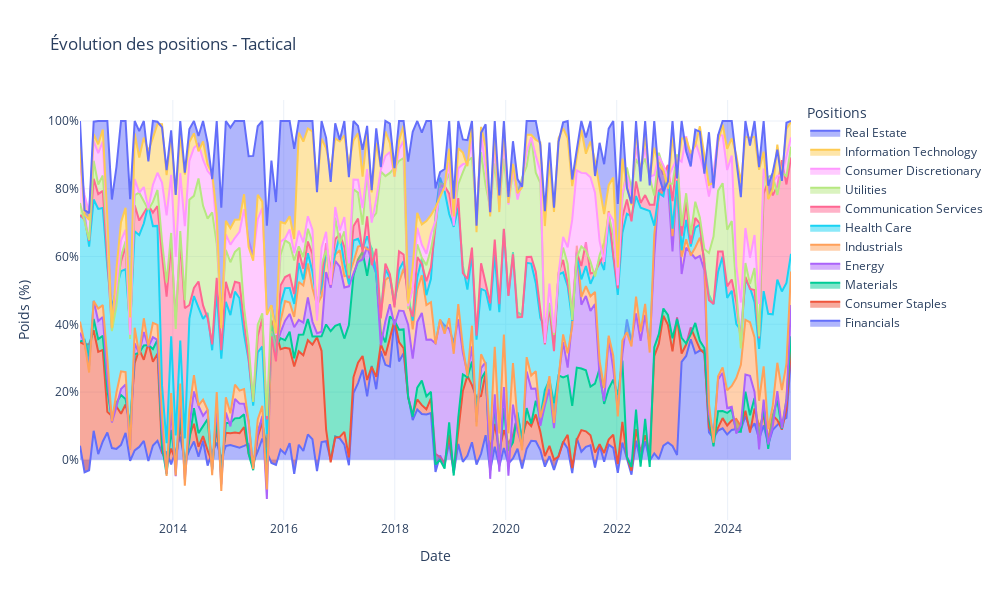

Notebook code for this chart:
### Code cell
MSM.positions("tactical")

### Figure 1 — Plotly figure (JSON) as saved in the notebook; plotly's stock layout.template omitted (floating-point values rounded to 4 significant figures; data arrays with more than 128 entries replaced by an {"elided": "..."} marker saying what was removed)
{"data": [{"hovertemplate": "%{text}<extra></extra>", "mode": "lines", "name": "Financials", "stackgroup": "one", "text": {"elided": "157 str values"}, "type": "scatter", "x": {"elided": "157 str values"}, "y": {"elided": "157 float values"}}, {"hovertemplate": "%{text}<extra></extra>", "mode": "lines", "name": "Consumer Staples", "stackgroup": "one", "text": {"elided": "157 str values"}, "type": "scatter", "x": {"elided": "157 str values"}, "y": {"elided": "157 float values"}}, {"hovertemplate": "%{text}<extra></extra>", "mode": "lines", "name": "Materials", "stackgroup": "one", "text": {"elided": "157 str values"}, "type": "scatter", "x": {"elided": "157 str values"}, "y": {"elided": "157 float values"}}, {"hovertemplate": "%{text}<extra></extra>", "mode": "lines", "name": "Energy", "stackgroup": "one", "text": {"elided": "157 str values"}, "type": "scatter", "x": {"elided": "157 str values"}, "y": {"elided": "157 float values"}}, {"hovertemplate": "%{text}<extra></extra>", "mode": "lines", "name": "Industrials", "stackgroup": "one", "text": {"elided": "157 str values"}, "type": "scatter", "x": {"elided": "157 str values"}, "y": {"elided": "157 float values"}}, {"hovertemplate": "%{text}<extra></extra>", "mode": "lines", "name": "Health Care", "stackgroup": "one", "text": {"elided": "157 str values"}, "type": "scatter", "x": {"elided": "157 str values"}, "y": {"elided": "157 float values"}}, {"hovertemplate": "%{text}<extra></extra>", "mode": "lines", "name": "Communication Services", "stackgroup": "one", "text": {"elided": "157 str values"}, "type": "scatter", "x": {"elided": "157 str values"}, "y": {"elided": "157 float values"}}, {"hovertemplate": "%{text}<extra></extra>", "mode": "lines", "name": "Utilities", "stackgroup": "one", "text": {"elided": "157 str values"}, "type": "scatter", "x": {"elided": "157 str values"}, "y": {"elided": "157 float values"}}, {"hovertemplate": "%{text}<extra></extra>", "mode": "lines", "name": "Consumer Discretionary", "stackgroup": "one", "text": {"elided": "157 str values"}, "type": "scatter", "x": {"elided": "157 str values"}, "y": {"elided": "157 float values"}}, {"hovertemplate": "%{text}<extra></extra>", "mode": "lines", "name": "Information Technology", "stackgroup": "one", "text": {"elided": "157 str values"}, "type": "scatter", "x": {"elided": "157 str values"}, "y": {"elided": "157 float values"}}, {"hovertemplate": "%{text}<extra></extra>", "mode": "lines", "name": "Real Estate", "stackgroup": "one", "text": {"elided": "157 str values"}, "type": "scatter", "x": {"elided": "157 str values"}, "y": {"elided": "157 float values"}}], "layout": {"height": 600, "hovermode": "x unified", "legend": {"title": {"text": "Positions"}}, "title": {"text": "Évolution des positions - Tactical"}, "width": 1000, "xaxis": {"title": {"text": "Date"}}, "yaxis": {"showgrid": true, "ticksuffix": "%", "title": {"text": "Poids (%)"}}}}
